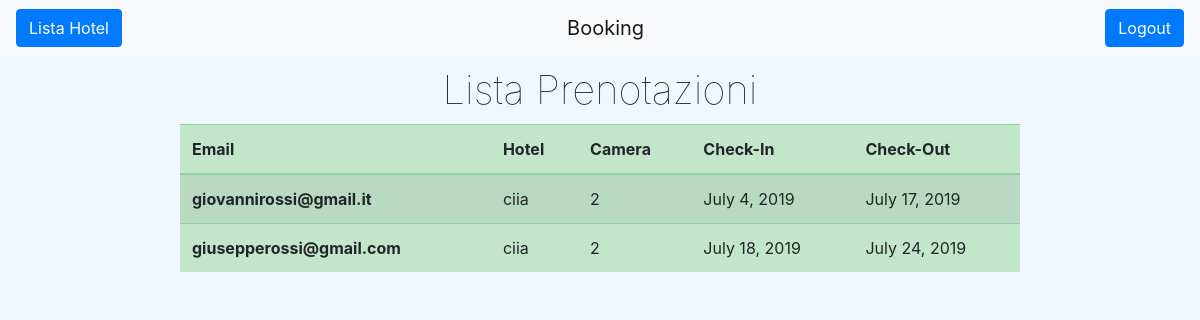
/homeAlbergatore/ (signed in), run on the app's committed database.
### ProgettoISW/models.py (models this page shows, shortened)
class Prenotazione(models.Model):
    email = models.EmailField()
    camera = models.ForeignKey(Camera, on_delete=models.CASCADE)
    checkIn = models.DateField()
    checkOut = models.DateField()

class Camera(models.Model):
    hotel = models.ForeignKey(Hotel, on_delete=models.CASCADE)
    numero = models.IntegerField()
    nLetti = models.IntegerField()
    prezzo = models.FloatField()
    servizi = models.TextField()

class Hotel(models.Model):
    albergatore = models.ForeignKey(Albergatore, on_delete=models.CASCADE)
    nome = models.CharField(max_length=100)
    descrizione = models.TextField()
    citta = models.CharField(max_length=100)
    indirizzo = models.CharField(max_length=100)

### ProgettoISW/views.py (the view)
# urls.py: path('homeAlbergatore/', views.homeAlbergatore),
def homeAlbergatore(request):
    albergatore = ""
    if 'nomeAlbergatore' in request.session:
        albergatore = request.session['nomeAlbergatore']
    else:
        return redirect('/home/')
    elencoPrenotazioni = []
    for p in Prenotazione.objects.all():
        if p.camera.hotel.albergatore.username == albergatore:
            elencoPrenotazioni.append(p)
    return render(request, "homeAlbergatore.html", {'prenotazioni': elencoPrenotazioni})

### templates/homeAlbergatore.html (shortened to what this page needs)
{% extends "base.html" %}
{% block tasto-sinistro %}
    <button id="lista-hotel" class="btn btn-primary" type="button">
            <a href="/listaHotel/">Lista Hotel</a>
    </button>
{% endblock %}
{% block content %}
    <main>
        <div class="wrapper">
            <h1 id="maintitle">Lista Prenotazioni</h1>
            <table class="table table-striped table-hover table-success">
                <thead>
                    <tr>
                        <th scope="col">Email</th>
                        <th scope="col">Hotel</th>
                        <th scope="col">Camera</th>
                        <th scope="col">Check-In</th>
                        <th scope="col">Check-Out</th>
                    </tr>
                </thead>
                <tbody>
                    {% for p in prenotazioni %}
                    <tr>
                        <th scope="row">{{ p.email }}</th>
                        <td>{{ p.camera.hotel.nome }}</td>
                        <td>{{ p.camera.numero }}</td>
                        <td>{{ p.checkIn }}</td>
                        <td>{{ p.checkOut }}</td>
                    </tr>
                    {% endfor %}
                </tbody>
            </table>
        </div>
    </main>
{% endblock %}

### static/css/style.css (style rules this page uses)
* { box-sizing: border-box; }
body { background-color: aliceblue; }
button a { color: white; }
#maintitle { margin: 10px 0; font-weight: lighter; text-align: center; }
.wrapper { width: 70%; margin: auto; }
table { background-color: unset; }

### data on the page
Prenotazione: email "giovannirossi@gmail.it", camera.hotel.nome "ciia", camera.numero "2", checkIn "July 4, 2019", checkOut "July 17, 2019"
Prenotazione: email "giusepperossi@gmail.com", camera.hotel.nome "ciia", camera.numero "2", checkIn "July 18, 2019", checkOut "July 24, 2019"
